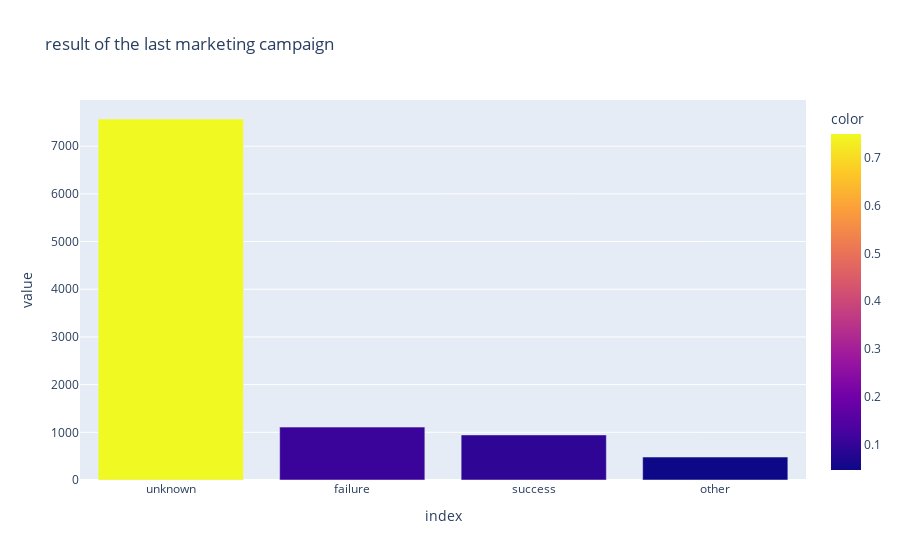

Notebook source saved alongside this figure:
### Markdown cell above
### Задание 6

### Code cell
# Узнайте, для какого статуса предыдущей маркетинговой кампании успех в текущей превалирует над количеством неудач.
fig_2 = px.bar(cleaned.poutcome.value_counts(),color=cleaned.poutcome.value_counts(True),title ='result of the last marketing campaign')
fig_2.show()

### Figure 1 — Plotly figure (JSON) as saved in the notebook; plotly's stock layout.template omitted (floating-point values rounded to 4 significant figures)
{"data": [{"alignmentgroup": "True", "hovertemplate": "index=%{x}<br>value=%{y}<br>color=%{marker.color}<extra></extra>", "legendgroup": "", "marker": {"color": [0.7491, 0.1097, 0.09352, 0.0476], "coloraxis": "coloraxis", "pattern": {"shape": ""}}, "name": "", "offsetgroup": "", "orientation": "v", "showlegend": false, "textposition": "auto", "type": "bar", "x": ["unknown", "failure", "success", "other"], "xaxis": "x", "y": [7570, 1109, 945, 481], "yaxis": "y"}], "layout": {"barmode": "relative", "coloraxis": {"colorbar": {"title": {"text": "color"}}, "colorscale": [[0, "#0d0887"], [0.1111, "#46039f"], [0.2222, "#7201a8"], [0.3333, "#9c179e"], [0.4444, "#bd3786"], [0.5556, "#d8576b"], [0.6667, "#ed7953"], [0.7778, "#fb9f3a"], [0.8889, "#fdca26"], [1, "#f0f921"]]}, "legend": {"tracegroupgap": 0}, "title": {"text": "result of the last marketing campaign"}, "xaxis": {"anchor": "y", "domain": [0, 1], "title": {"text": "index"}}, "yaxis": {"anchor": "x", "domain": [0, 1], "title": {"text": "value"}}}}
